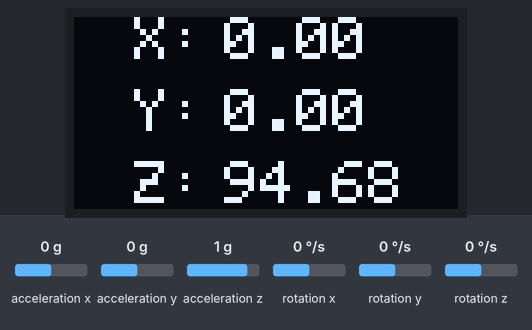
Bench run of a sketch on a simulated Arduino Uno, built with avr-gcc and run on an emulated ATmega328P. Shown: 128×64 one-colour display. Wiring (inferred from the names in the program): MPU-6050 motion sensor at I2C address 0x68. The inputs (shaded band) are chosen by the test bench; at power-on: acceleration x 0 g, acceleration y 0 g, acceleration z 1 g, rotation x 0 °/s, rotation y 0 °/s, rotation z 0 °/s.

Above: at 1.5 s.
1.6 s: acceleration x set to -1.4 g
At 2.7 s:
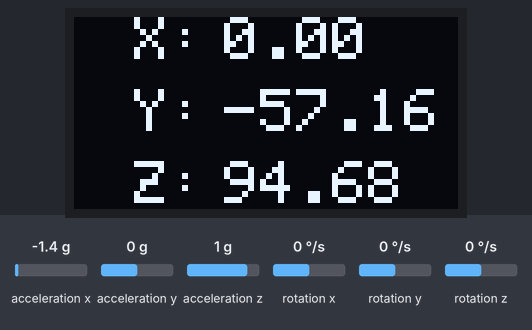
3.6 s: acceleration y set to -0.8 g
At 4.9 s:
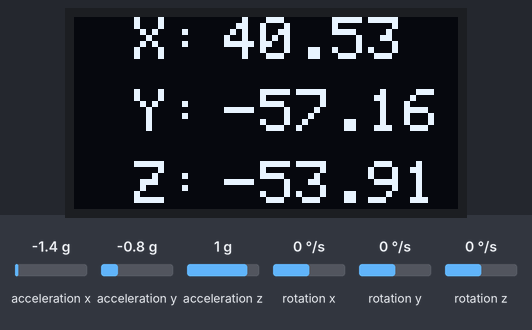
5.1 s: acceleration z set to 0 g
At 6.4 s:
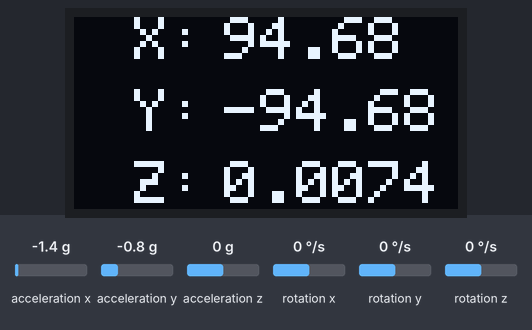
7.0 s: acceleration x set to 0 g
At 7.9 s:
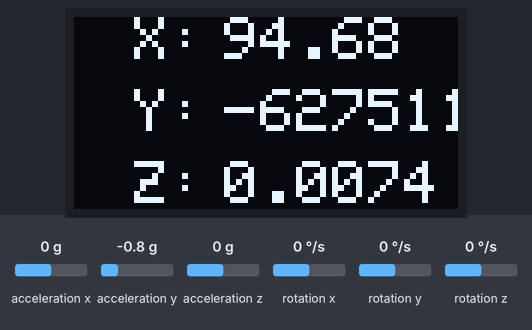
Timing chart, 0 to 9.8 s (numbered marks = the images above; inputs shaded):
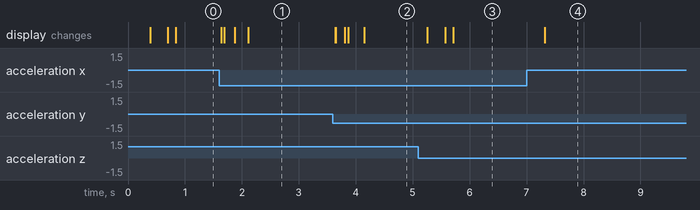

Measured:
- after the input at 1.6 s, the display: first changes at once (image 1 shows a later state)
- after the input at 3.6 s, the display: first changes at once (image 2 shows a later state)
- after the input at 5.1 s, the display: first changes after 0.16 s (image 3 shows a later state)
- after the input at 7.0 s, the display: changes after 0.32 s (image 4)

The sketch:

09_MPU6050.ino
```cpp
/***********************************************************
File name:MPU6050.ino
Description: Get the X, Y and Z axis data of MPU6050.
Website: www.adeept.com
E-mail: support@adeept.com
***********************************************************/
#include<Wire.h>
#include <SSD1306AsciiWire.h>
#define MPU_ADDR 0x68 // I2C address of the MPU-6050

SSD1306AsciiWire display;

unsigned long lastTime = 0;
float agx = 0, agy = 0, agz = 0;    //Angle variable
long axo = 0, ayo = 0, azo = 0;             //Accelerometer offset
long gxo = 0, gyo = 0, gzo = 0;             //Gyroscope offset
int16_t AcX,AcY,AcZ,Tmp,GyX,GyY,GyZ;

void setup()
{
  Wire.begin();
  Wire.beginTransmission(MPU_ADDR);
  Wire.write(0x6B); // PWR_MGMT_1 register
  Wire.write(0); // set to zero (wakes up the MPU-6050)
  Wire.endTransmission(true);

  for(int i=0;i<200;i++)
  {
    getMotion6(); // read the original value of six axes
    axo += AcX; ayo += AcY; azo += AcZ;      //sampling interval
    gxo += GyX; gyo += GyY; gzo += GyZ;
  }
  axo /= 200; ayo /= 200; azo /= 200; //Calculate the accelerometer offset
  gxo /= 200; gyo /= 200; gzo /= 200; //Calculate the accelerometer offset

  // Serial.begin(115200);
  display.begin(&Adafruit128x64, 0x3C);
  display.setFont(Adafruit5x7);
  display.clear();
  display.set2X();
  display.setCursor(20, 0); // Center display
  display.print("X:");
  display.setCursor(20, 3); // Center display
  display.print("Y:");
  display.setCursor(20, 6); // Center display
  display.print("Z:");
}

void loop()
{
  count6Axle();
}

void getMotion6()
{
  Wire.beginTransmission(MPU_ADDR);
  Wire.write(0x3B); // starting with register 0x3B (ACCEL_XOUT_H)
  Wire.endTransmission(false);
  Wire.requestFrom(MPU_ADDR,14,true); // request a total of 14 registers
  AcX=Wire.read()<<8|Wire.read(); // 0x3B (ACCEL_XOUT_H) & 0x3C (ACCEL_XOUT_L)
  AcY=Wire.read()<<8|Wire.read(); // 0x3D (ACCEL_YOUT_H) & 0x3E (ACCEL_YOUT_L)
  AcZ=Wire.read()<<8|Wire.read(); // 0x3F (ACCEL_ZOUT_H) & 0x40 (ACCEL_ZOUT_L)
  Tmp=Wire.read()<<8|Wire.read(); // 0x41 (TEMP_OUT_H) & 0x42 (TEMP_OUT_L)
  GyX=Wire.read()<<8|Wire.read(); // 0x43 (GYRO_XOUT_H) & 0x44 (GYRO_XOUT_L)
  GyY=Wire.read()<<8|Wire.read(); // 0x45 (GYRO_YOUT_H) & 0x46 (GYRO_YOUT_L)
  GyZ=Wire.read()<<8|Wire.read(); // 0x47 (GYRO_ZOUT_H) & 0x48 (GYRO_ZOUT_L)
}

void count6Axle()
{
  const float pi = 3.1415926;
  const float AcceRatio = 16384.0;                  //Accelerometer scaling factor
  const float GyroRatio = 131.0;                    //Gyroscope scale factor
  static float aaxs[8] = {0}, aays[8] = {0}, aazs[8] = {0};         //Sample the queue on the x and y axes
  const uint8_t n_sample = 8;                       //The number of samples sampled by accelerometer filtering algorithm

  static float a_x[10]={0}, a_y[10]={0},a_z[10]={0} ,g_x[10]={0} ,g_y[10]={0},g_z[10]={0}; //Accelerometer covariance calculation queue
  static float Px=1, Rx, Kx, Sx, Vx, Qx;             //The kalman variable on the X-axis
  static float Py=1, Ry, Ky, Sy, Vy, Qy;             //The kalman variable on the Y-axis
  static float Pz=1, Rz, Kz, Sz, Vz, Qz;             //The kalman variable on the Z-axis

  unsigned long now = millis();             // current time (ms)
  float dt = (now - lastTime) / 1000.0;           // differential time (s)
  lastTime = now;                           // last sampling time (ms)
  getMotion6();
  float accx = AcX / AcceRatio;              //x axis acceleration
  float accy = AcY / AcceRatio;              //y axis acceleration
  float accz = AcZ / AcceRatio;              ///Z axis acceleration

  float aax = atan(accy / accz) * (-180) / pi;    // the Angle between the Y-axis and the z-axis
  float aay = atan(accx / accz) * 180 / pi;       // the Angle between the X-axis and the z-axis
  float aaz = atan(accz / accy) * 180 / pi;       // the Angle between the z axis and the y axis

  long aax_sum = 0;                              // the sliding weighted filtering algorithm for the original accelerometer data
  long aay_sum = 0;
  long aaz_sum = 0;
  for(int i=1;i<n_sample;i++)
  {
    aaxs[i-1] = aaxs[i];
    aax_sum += aaxs[i] * i;
    aays[i-1] = aays[i];
    aay_sum += aays[i] * i;
    aazs[i-1] = aazs[i];
    aaz_sum += aazs[i] * i;
  }

  aaxs[n_sample-1] = aax;
  aax_sum += aax * n_sample;
  aax = (aax_sum / (11*n_sample/2.0)) * 9 / 7.0; // Angle am to 0-90°
  aays[n_sample-1] = aay;                        // here the appropriate coefficient is obtained by the experimental method
  aay_sum += aay * n_sample;                     // the coefficient in this example is 9/7
  aay = (aay_sum / (11*n_sample/2.0)) * 9 / 7.0;
  aazs[n_sample-1] = aaz;
  aaz_sum += aaz * n_sample;
  aaz = (aaz_sum / (11*n_sample/2.0)) * 9 / 7.0;

  float gyrox = - (GyX-gxo) / GyroRatio * dt; // angular velocity in the X-axis
  float gyroy = - (GyY-gyo) / GyroRatio * dt; // angular velocity in the Y-axis
  float gyroz = - (GyZ-gzo) / GyroRatio * dt; // angular velocity in the Z-axis
  agx += gyrox;                             //Angular velocity integral
  agy += gyroy;
  agz += gyroz;

  /* kalman start */
  Sx = 0; Rx = 0;
  Sy = 0; Ry = 0;
  Sz = 0; Rz = 0;

  for(int i=1;i<10;i++)
  {                 // average calculation of measured values
    a_x[i-1] = a_x[i];                      // is the average acceleration
    Sx += a_x[i];
    a_y[i-1] = a_y[i];
    Sy += a_y[i];
    a_z[i-1] = a_z[i];
    Sz += a_z[i];
  }

  a_x[9] = aax;
  Sx += aax;
  Sx /= 10;                                 // average acceleration of the X-axis
  a_y[9] = aay;
  Sy += aay;
  Sy /= 10;                                 // average acceleration of the Y-axis
  a_z[9] = aaz;
  Sz += aaz;
  Sz /= 10;

  for(int i=0;i<10;i++)
  {
    Rx += sq(a_x[i] - Sx);
    Ry += sq(a_y[i] - Sy);
    Rz += sq(a_z[i] - Sz);
  }

  Rx = Rx / 9;                              // to get the variance
  Ry = Ry / 9;
  Rz = Rz / 9;

  Px = Px + 0.0025;
  Kx = Px / (Px + Rx);                     // calculate the kalman gain
  agx = agx + Kx * (aax - agx);             // the gyroscope Angle is superimposed with the accelerometer velocity
  Px = (1 - Kx) * Px;                       // update the p value

  Py = Py + 0.0025;
  Ky = Py / (Py + Ry);
  agy = agy + Ky * (aay - agy);
  Py = (1 - Ky) * Py;

  Pz = Pz + 0.0025;
  Kz = Pz / (Pz + Rz);
  agz = agz + Kz * (aaz - agz);
  Pz = (1 - Kz) * Pz;
  /* kalman end */

  display.setCursor(50, 0); // Center display
  display.print(agx);
  display.setCursor(50, 3); // Center display
  display.print(agy);
  display.setCursor(50, 6); // Center display
  display.print(agz);
  // Serial.print(agx);Serial.print(",");
  // Serial.print(agy);Serial.print(",");
  // Serial.print(agz);Serial.println();
}
```
